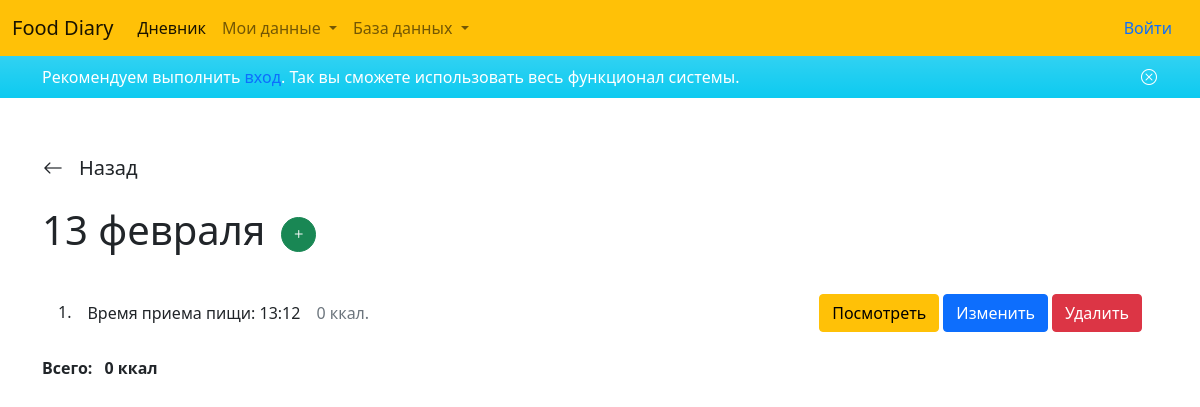
/day/10/, run on an earlier commit of the app's database.
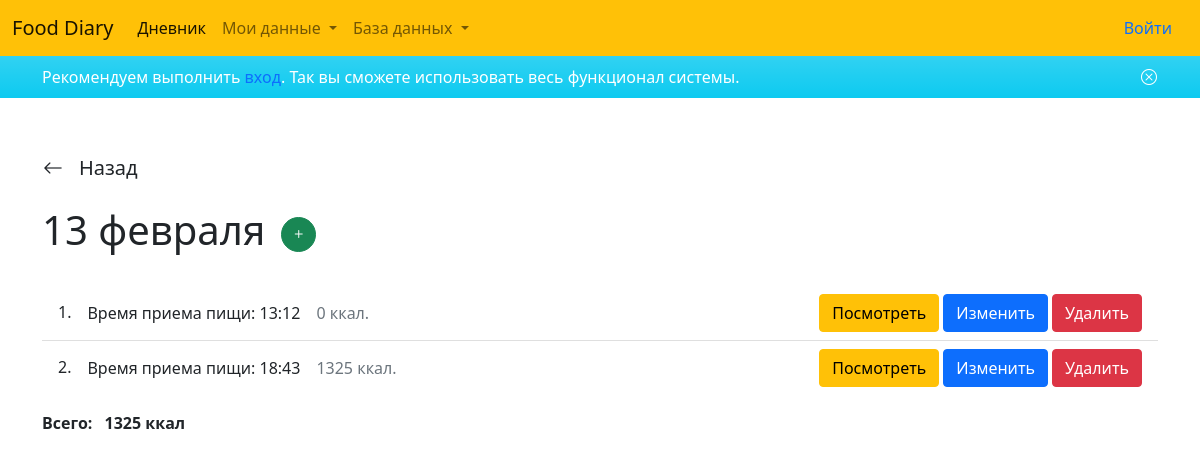
And on a later commit of the database.
### diary/models.py (models this page shows)
class Meal(models.Model):
    user = models.ForeignKey(User, null=True, blank=True, related_name='meals', on_delete=models.CASCADE)
    session_key = models.CharField('Ключ сессии', max_length=40, null=True, blank=True)
    day = models.ForeignKey(Day, on_delete=models.CASCADE, related_name='meals')
    time = models.TimeField('Время приема пищи', default=timezone.localtime)
    food = models.ManyToManyField('Food', verbose_name='Еда', through='MealFood')
    calories = models.PositiveIntegerField('Калорий всего', default=0)
    class Meta:
        ordering = ('day', 'time')

### diary/views.py (the view)
# urls.py: path('day/<int:id>/', views.DayDetailView.as_view(), name='day_detail'),
class DayDetailView(DetailView):
    template_name = 'diary/days/detail.html'
    def get_object(self):
        return Day.objects.get(id=self.kwargs['id'])
    def get_context_data(self, **kwargs):
        kwargs = super().get_context_data(**kwargs)
        kwargs['form'] = MealForm()
        kwargs['meals'] = kwargs['day'].meals.all()
        kwargs['total_calories'] = kwargs['meals'].aggregate(Sum('calories')).get('calories__sum')
        return kwargs

### diary/templates/diary/days/detail.html (shortened to what this page needs)
{% extends 'base.html' %}
{% block content %}
<main>
    <div class="container">
        <div class="row mt-5">
            <div class="col-12">
                <a href="{% url 'days_list' %}" style="width: fit-content;" class="btn ps-0 mb-3 d-flex align-items-center">
                    <i class="bi bi-arrow-left fs-5"></i>
                    <span class="ms-3 fs-5">Назад</span>
                </a>
            </div>
            <div class="col-12">
                <div class="d-flex align-items-center mb-4">
                    <h1>{{ day.date|date:"j E" }}</h1>
                    <button title="Добавить прием пищи" data-bs-target="#mealModal" data-bs-toggle="modal" class="btn btn-success ms-3 p-1 rounded-circle"
                        style="width: 35px; height: 35px;">
                        <i class="bi bi-plus"></i>
                    </button>
                </div>
            </div>
            <div class="col-12">
                {% if day.meals.count < 1 %}
                    <p>В этом дне пока отсутствуют приемы пищи</p>
                {% else %}
                <ul class="list-group list-group-flush mb-3">
                    {% for meal in meals %}
                        <li
                            class="list-group-item d-flex align-items-center"
                            data-meal-id="{{meal.id}}"
                        >
                            <h6 class="mb-0">{{forloop.counter}}.</h6>
                            <p class="mb-0 ms-3">Время приема пищи: {{meal.time}}</p>
                            <p class="mb-0 ms-3 text-muted">{{meal.calories}} ккал.</p>
                            <a href="#" class="btn btn-warning ms-auto show-meal-info" data-target="#mealInfo">
                                Посмотреть
                            </a>
                            <a href="{% url 'update_meal' meal.id %}" class="btn btn-primary ms-1">
                                Изменить
                            </a>
                            <a href="{% url 'delete_meal' day.id meal.id %}" class="btn btn-danger ms-1">Удалить</a>
                        </li>
                    {% endfor %}
                </ul>
                <p><b>Всего: <span class="ms-2">{{total_calories}} ккал</span></b></p>
                {% endif %}
            </div>
        </div>
    </div>
</main>
{% endblock %}

What changed in the data, as far as the page shows it:
added Meal: time "18:43", calories "1325"
Also different on the page:
{{ total_calories }}: "0" → "1325"
